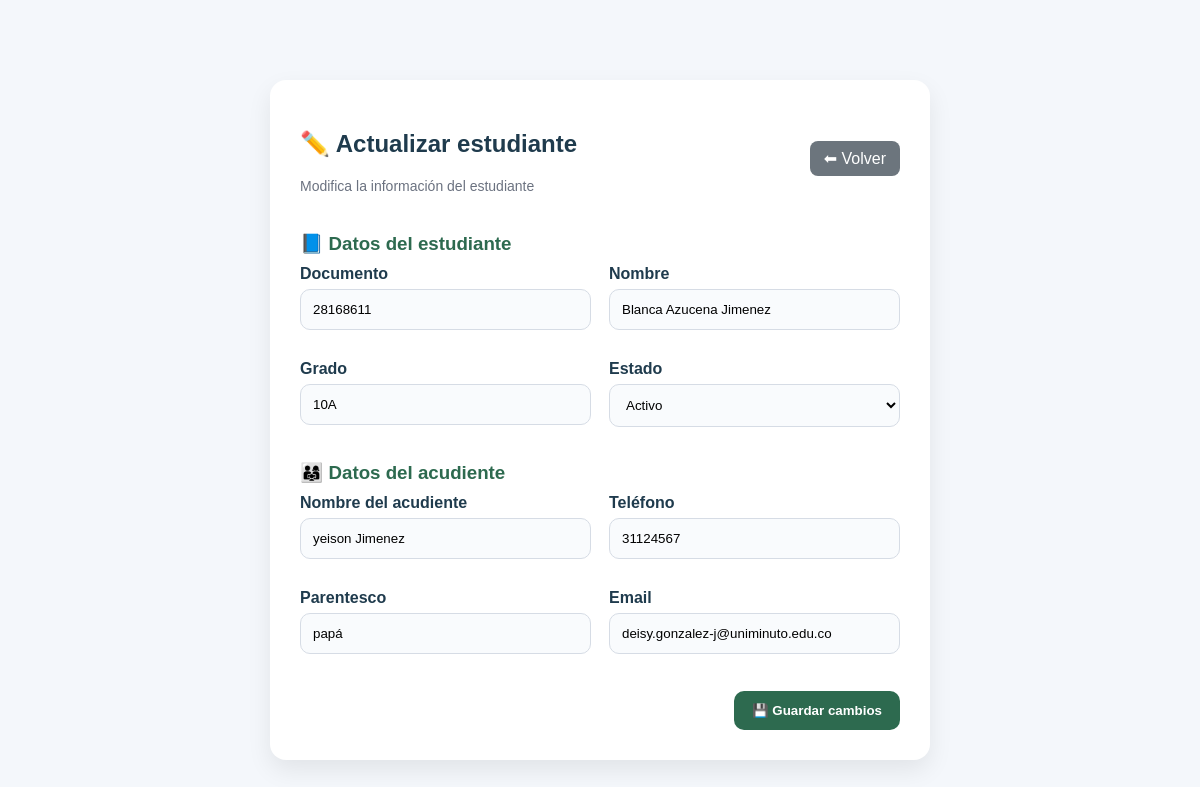
The page /coordinador/editar_estudiante/9 (signed in) on the database as committed earlier.
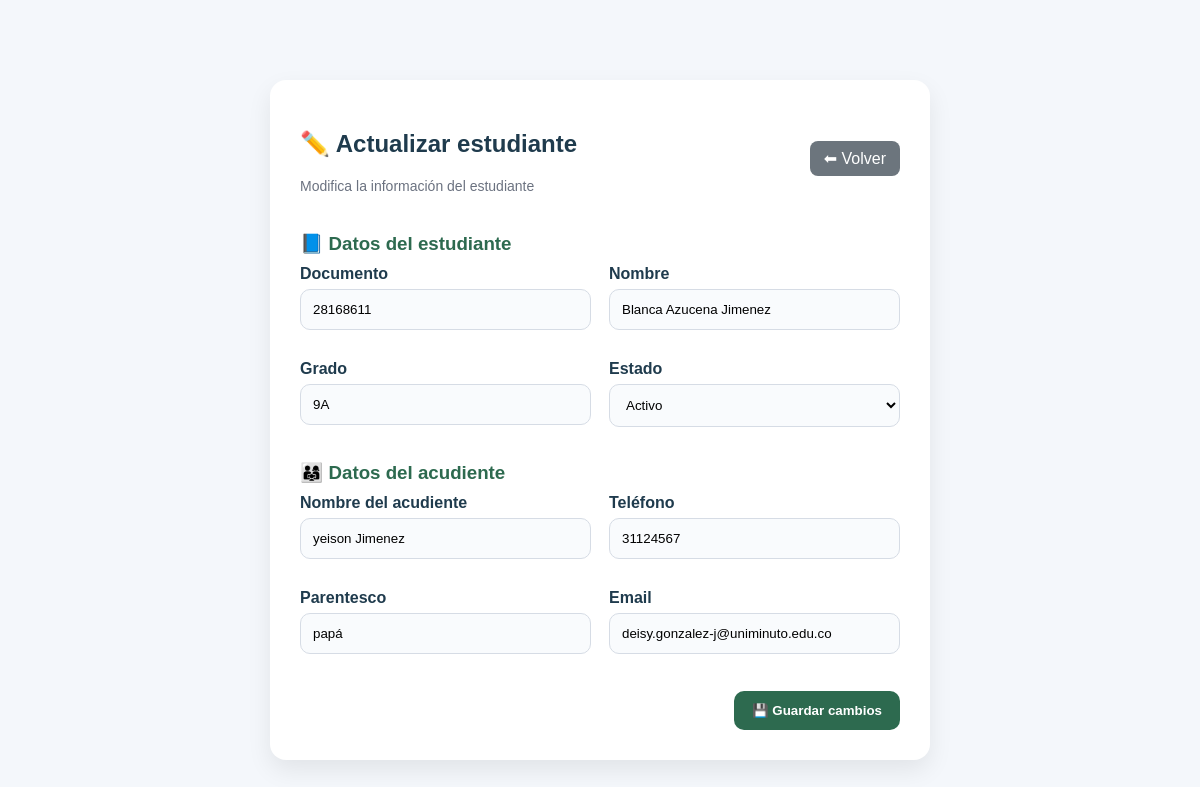
The same page on the database as committed later.
### tables this page shows
CREATE TABLE estudiante (
    id_estudiante INTEGER PRIMARY KEY AUTOINCREMENT,
    documento TEXT,
    nombre TEXT,
    grado TEXT,
    estado TEXT,
    qr_hash TEXT UNIQUE,
    created_at DATETIME DEFAULT CURRENT_TIMESTAMP
);

### web_app.py (the view, shortened to what this page needs)
@app.route("/coordinador/editar_estudiante/<int:id_estudiante>", methods=["GET", "POST"])
def editar_estudiante(id_estudiante):
    if "rol" not in session or session["rol"] not in ["Coordinador", "Administrador", "Rectora"]:
        return redirect(url_for("login"))
    conn = get_connection()
    cursor = conn.cursor()
    cursor.execute("""
        SELECT e.id_estudiante, e.documento, e.nombre, e.grado, e.estado, e.qr_hash,
               a.nombre AS nombre_acudiente, a.telefono, a.parentesco, a.email
        FROM estudiante e
        LEFT JOIN acudiente a ON e.id_estudiante = a.id_estudiante
        WHERE e.id_estudiante = ?
    """, (id_estudiante,))
    estudiante = cursor.fetchone()
    conn.close()
    if not estudiante:
        return redirect(url_for("ver_estudiantes_web"))
    return render_template(
        "editar_estudiante.html",
        estudiante=estudiante,
        nombre=session["nombre"]
    )

### config.py (called while the page is built)
def get_connection():
    conn = sqlite3.connect(
        DATABASE,
        timeout=10,                # 🔥 evita bloqueo inmediato
        check_same_thread=False    # 🔥 permite múltiples accesos
    )
    conn.row_factory = sqlite3.Row
    conn.execute("PRAGMA journal_mode=WAL;")
    return conn

### templates/editar_estudiante.html (shortened to what this page needs)
<!DOCTYPE html>
<html lang="es">
<head>
    <link rel="stylesheet" href="{{ url_for('static', filename='css/style.css') }}">
</head>
<body class="dashboard-body">
<div class="main-content">
    <div class="form-container">
        <div class="form-header">
            <div>
                <h2>✏️ Actualizar estudiante</h2>
                <p class="subtitle">Modifica la información del estudiante</p>
            </div>
            <a class="btn-back" href="{{ url_for('ver_estudiantes_web') }}">⬅ Volver</a>
        </div>
        <form method="POST">
            <div class="form-section">
                <h3>📘 Datos del estudiante</h3>
                <div class="form-grid">
                    <div class="input-group">
                        <label>Documento</label>
                        <input type="text" name="documento" value="{{ estudiante[1] }}" required>
                    </div>
                    <div class="input-group">
                        <label>Nombre</label>
                        <input type="text" name="nombre" value="{{ estudiante[2] }}" required>
                    </div>
                    <div class="input-group">
                        <label>Grado</label>
                        <input type="text" name="grado" value="{{ estudiante[3] }}" required>
                    </div>
                    <div class="input-group">
                        <label>Estado</label>
                        <select name="estado" class="select-input" required>
                            <option value="activo" {% if estudiante[4] == 'activo' %}selected{% endif %}>Activo</option>
                        </select>
                    </div>
                </div>
            </div>
            <div class="form-section">
                <h3>👨‍👩‍👧 Datos del acudiente</h3>
                <div class="form-grid">
                    <div class="input-group">
                        <label>Nombre del acudiente</label>
                        <input type="text" name="nombre_acudiente" value="{{ estudiante[6] or '' }}" required>
                    </div>
                    <div class="input-group">
                        <label>Teléfono</label>
                        <input type="text" name="telefono" value="{{ estudiante[7] or '' }}" required>
                    </div>
                    <div class="input-group">
                        <label>Parentesco</label>
                        <input type="text" name="parentesco" value="{{ estudiante[8] or '' }}" required>
                    </div>
                    <div class="input-group">
                        <label>Email</label>
                        <input type="email" name="email" value="{{ estudiante[9] or '' }}" required>
                    </div>
                </div>
            </div>
            <div class="form-footer">
                <button type="submit" class="btn-save">💾 Guardar cambios</button>
            </div>
        </form>
    </div>
</div>
</body>
</html>

Rows that differ between the two databases and show on the page:
changed estudiante "Blanca Azucena Jimenez": grado "10A" → "9A"
